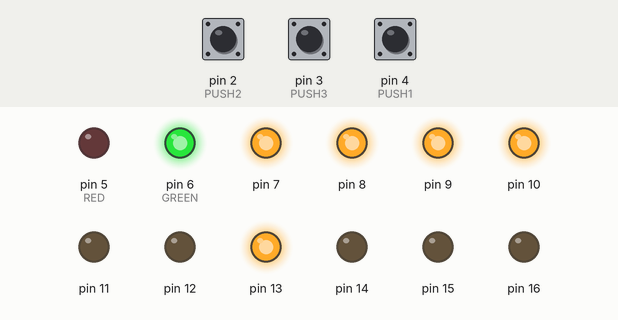
A sketch run on a simulated Arduino Uno, built with avr-gcc and run on an emulated ATmega328P. Parts: output pins drawn as LEDs (lit = HIGH). The inputs (shaded band) are chosen by the test bench; at power-on: pin 2 (PUSH2) LOW, pin 3 (PUSH3) LOW, pin 4 (PUSH1) LOW.

Above: at 1.2 s.
1.3 s: pin 2 (PUSH2) pulled HIGH for 0.15 s
At 1.6 s:
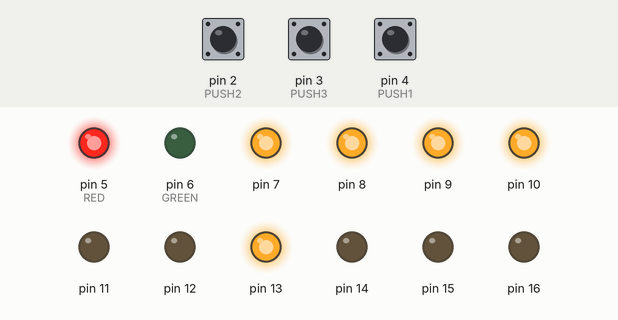
4.4 s: pin 3 (PUSH3) pulled HIGH for 3.2 s
At 9.4 s:
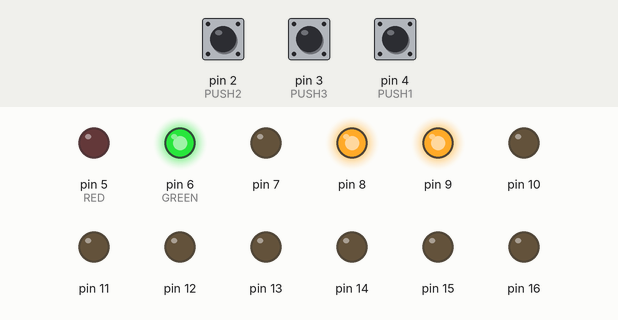
9.9 s: pin 4 (PUSH1) pulled HIGH for 0.15 s
At 10.6 s:
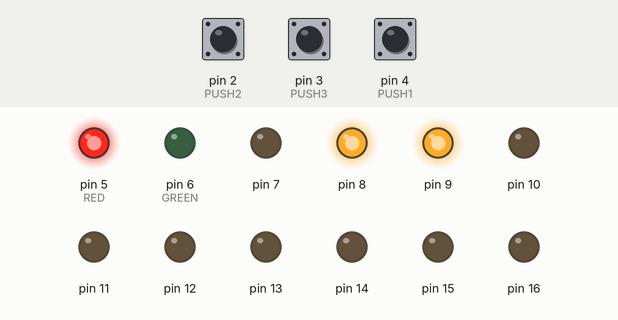
13.0 s: pin 4 (PUSH1) pulled HIGH for 1 s
At 15.6 s:
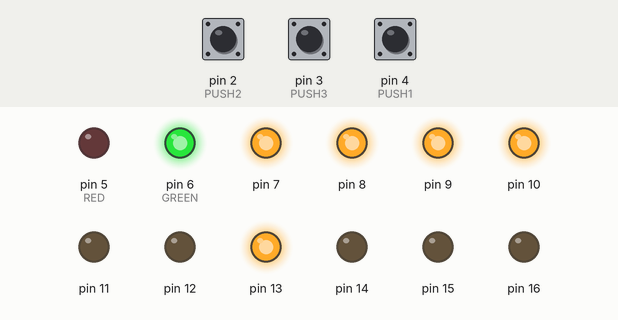
16.4 s: pin 4 (PUSH1) pulled HIGH for 3.2 s
At 16.7 s:
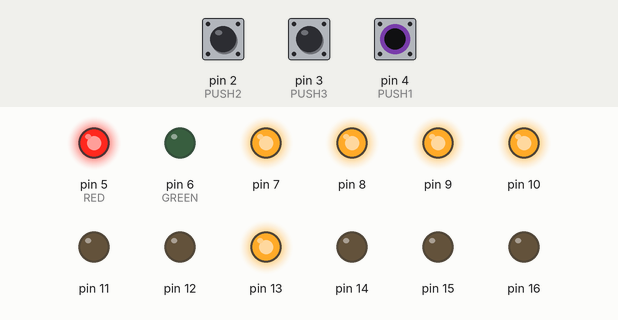
Timing chart, 0 to 21.9 s (numbered marks = the images above; inputs shaded):
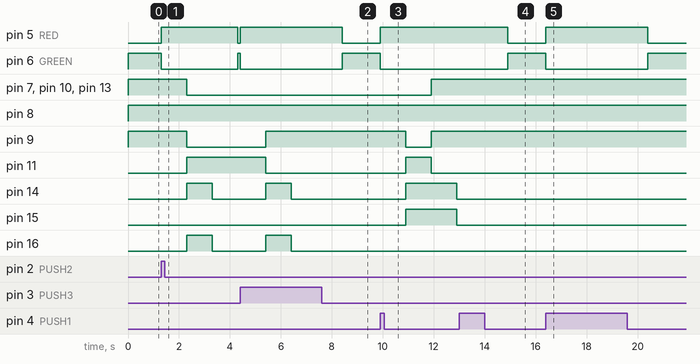

Measured:
- after the input at 1.3 s, pin 5 (RED): LOW → HIGH at once, → LOW 3.0 s later; pin 6 (GREEN): HIGH → LOW at once, → HIGH 3.0 s later; pin 7, pin 9, pin 10, pin 13: HIGH → LOW after 1.0 s; pin 11: LOW → HIGH after 1.0 s; pin 14, pin 16: LOW → HIGH after 1.0 s, → LOW 1.0 s later
- after the input at 4.4 s, pin 5 (RED): LOW → HIGH at once, → LOW 4.0 s later; pin 6 (GREEN): HIGH → LOW at once, → HIGH 4.0 s later; pin 9: LOW → HIGH after 1.0 s; pin 11: HIGH → LOW after 1.0 s; pin 14, pin 16: LOW → HIGH after 1.0 s, → LOW 1.0 s later
- after the input at 9.9 s, pin 5 (RED): LOW → HIGH at once; pin 6 (GREEN): HIGH → LOW at once; pin 7, pin 10, pin 13: LOW → HIGH after 2.0 s; pin 9: HIGH → LOW after 1.0 s, → HIGH 1.0 s later; pin 11: LOW → HIGH after 1.0 s, → LOW 1.0 s later
- after the input at 13.0 s, pin 5 (RED): HIGH → LOW after 1.9 s instead of 0.90 s; pin 6 (GREEN): LOW → HIGH after 1.9 s instead of 0.90 s
- after the input at 16.4 s, pin 5 (RED): LOW → HIGH at once, → LOW 4.0 s later; pin 6 (GREEN): HIGH → LOW at once, → HIGH 4.0 s later

The sketch:

Elevator.ino
```cpp
int GREEN = 6;
int RED = 5;
int PUSH1 = 4;
int PUSH2 = 2;
int PUSH3 = 3;

int piso = 1;

void lightLED(int floor);

void setup() {
  pinMode(PUSH1, INPUT);
  pinMode(PUSH2, INPUT);
  pinMode(PUSH3, INPUT);

  pinMode(13, OUTPUT);
  pinMode(12, OUTPUT);
  pinMode(11, OUTPUT);
  pinMode(10, OUTPUT);
  pinMode(9, OUTPUT);
  pinMode(8, OUTPUT);
  pinMode(7, OUTPUT);

  pinMode(GREEN, OUTPUT);
  pinMode(RED, OUTPUT);

  pinMode(14, OUTPUT);
  pinMode(15, OUTPUT);
  pinMode(16, OUTPUT);
}

void loop() {
  digitalWrite(GREEN, HIGH);
  lightLED(piso);
  if (digitalRead(PUSH1) == HIGH){
    digitalWrite(GREEN, LOW);
    digitalWrite(RED, HIGH);
    delay (1000);
    if (piso == 2){
      digitalWrite(14, HIGH);
      digitalWrite(15, HIGH);
      digitalWrite(16, LOW);
      piso=1;
      lightLED(piso);
      delay(1000);
      digitalWrite(14, LOW);
      digitalWrite(15, LOW);
      digitalWrite(16, LOW);
      delay(1000);
    }
    if (piso == 3){
      digitalWrite(14, HIGH);
      digitalWrite(15, HIGH);
      digitalWrite(16, LOW);
      piso=2;
      lightLED(piso);
      delay(1000);
      piso=1;
      lightLED(piso);
      delay(1000);
      digitalWrite(14, LOW);
      digitalWrite(15, LOW);
      digitalWrite(16, LOW);
      delay(1000);
    }
    digitalWrite(GREEN, HIGH);
    digitalWrite(RED, LOW);
  }

  if (digitalRead(PUSH2) == HIGH){
    digitalWrite(GREEN, LOW);
    digitalWrite(RED, HIGH);
    delay (1000);
    if (piso == 1){
      digitalWrite(14, HIGH);
      digitalWrite(15, LOW);
      digitalWrite(16, HIGH);
      piso=2;
      lightLED(piso);
      delay(1000);
      digitalWrite(14, LOW);
      digitalWrite(15, LOW);
      digitalWrite(16, LOW);
      delay(1000);
    }
    if (piso == 3){
      digitalWrite(14, HIGH);
      digitalWrite(15, HIGH);
      digitalWrite(16, LOW);
      piso=2;
      lightLED(piso);
      delay(1000);
      digitalWrite(14, LOW);
      digitalWrite(15, LOW);
      digitalWrite(16, LOW);
      delay(1000);
    }
    digitalWrite(GREEN, HIGH);
    digitalWrite(RED, LOW);
  }

  if (digitalRead(PUSH3) == HIGH){
    digitalWrite(GREEN, LOW);
    digitalWrite(RED, HIGH);
    delay (1000);
    if (piso == 1){
      digitalWrite(14, HIGH);
      digitalWrite(15, LOW);
      digitalWrite(16, HIGH);
      piso=2;
      lightLED(piso);
      delay(1000);
      piso=3;
      lightLED(piso);
      delay(1000);
      digitalWrite(14, LOW);
      digitalWrite(15, LOW);
      digitalWrite(16, LOW);
      delay(1000);
    }
    if (piso == 2){
      digitalWrite(14, HIGH);
      digitalWrite(15, LOW);
      digitalWrite(16, HIGH);
      piso=3;
      lightLED(piso);
      delay(1000);
      digitalWrite(14, LOW);
      digitalWrite(15, LOW);
      digitalWrite(16, LOW);
      delay(1000);
    }
    digitalWrite(GREEN, HIGH);
    digitalWrite(RED, LOW);
  }

}

void lightLED(int floor){
  if (floor == 1){
    digitalWrite(13,HIGH);
    digitalWrite(12,LOW);
    digitalWrite(11,LOW);
    digitalWrite(10,HIGH);
    digitalWrite(9,HIGH);
    digitalWrite(8,HIGH);
    digitalWrite(7,HIGH);
  }
  if (floor == 2){
    digitalWrite(13,LOW);
    digitalWrite(12,LOW);
    digitalWrite(11,HIGH);
    digitalWrite(10,LOW);
    digitalWrite(9,LOW);
    digitalWrite(8,HIGH);
    digitalWrite(7,LOW);
  }
  if (floor == 3){
    digitalWrite(13,LOW);
    digitalWrite(12,LOW);
    digitalWrite(11,LOW);
    digitalWrite(10,LOW);
    digitalWrite(9,HIGH);
    digitalWrite(8,HIGH);
    digitalWrite(7,LOW);
  }
}
```
